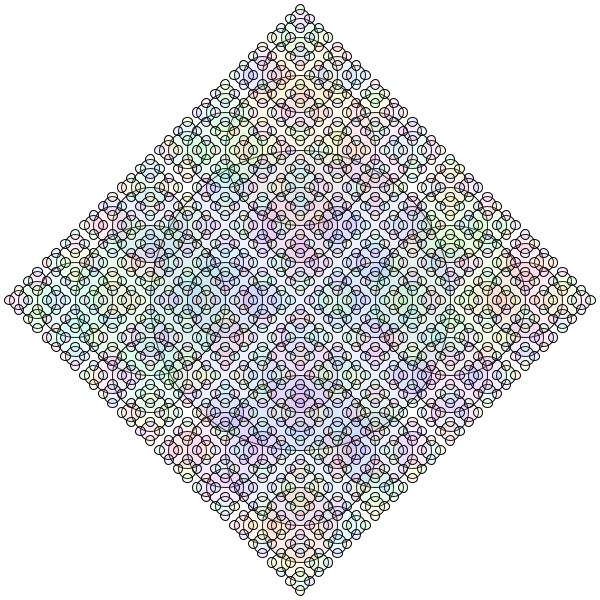
Frame 1 (no input)
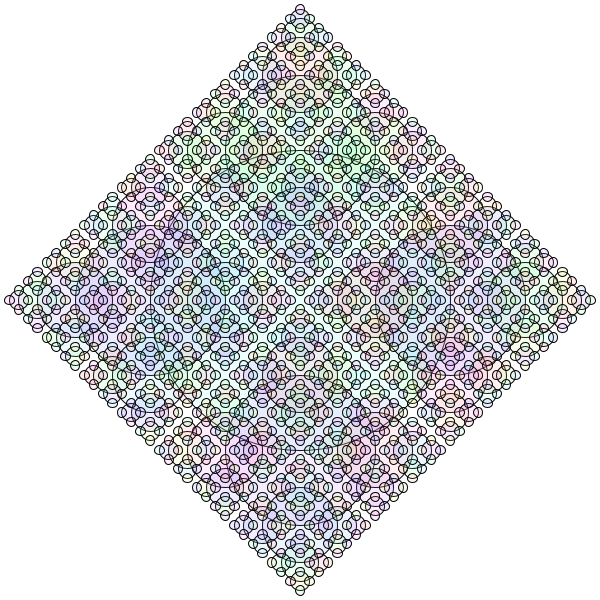
Frame 60 (the mouse pressed at the canvas centre just before this capture)
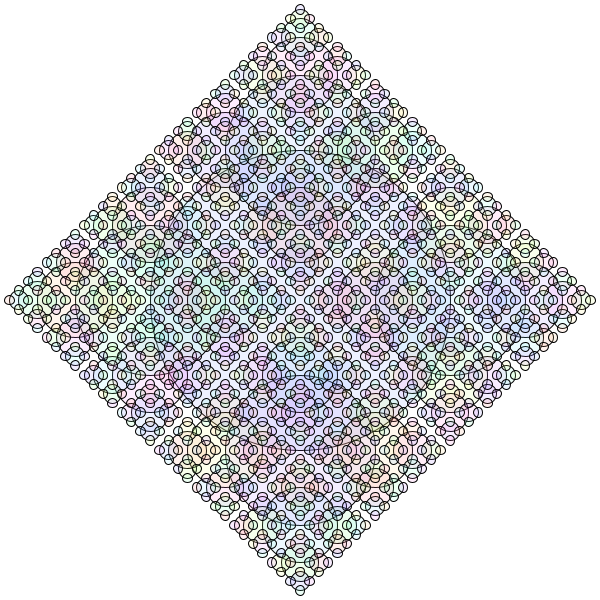
Frame 120 (the mouse held since frame 60 and released just before this capture)

The Processing sketch that drew these frames (run headless with seeded random() and noise(); from frame 60 on, the mouse is pressed at the canvas centre):

// Processing sketch: RecursiveExample
// ── RecursiveExample.pde
void setup(){
  size(600, 600);
}

void draw(){
  background(255);
  drawCircle(width/2, height/2, 300);
}

void drawCircle(float x, float y, float d){
  stroke(0);
  colorMode(HSB);
  fill(random(255), 127, 255, 35);
  //noFill();
  ellipse(x, y, d, d);
  if(d > 10){
    drawCircle(x+d/2, y, d/2);
    drawCircle(x-d/2, y, d/2);
    drawCircle(x, y+d/2, d/2);
    drawCircle(x, y-d/2, d/2);
  }
}
